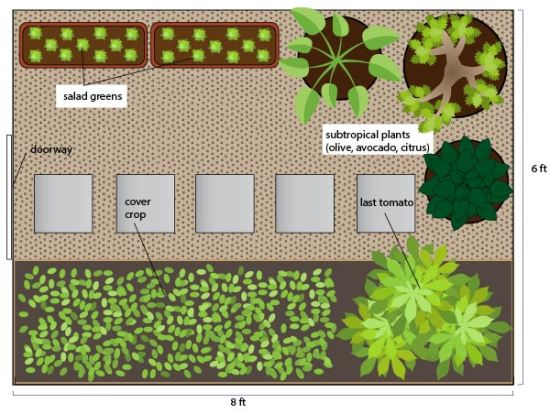
#> input picture floorplan.jpeg, 550 x 414 px
$ python livecapture.py
#> lines starting #> are read from the running program, lines starting #| are printed output that depends on the picture
from datetime import datetime

import pandas as pd
import matplotlib.pyplot as plt
import random


class LiveCapture():

  def __init__(self):
    self.data = []
    self.zone1 = 0
    self.zone2 = 0

  def liveReading(self):
    # get readings from sensors
    self.zone1 = random.randint(0,1000)
    self.zone2 =random.randint(0,100)
    self.saveCurrentData()
    self.saveZoneData()

  def getZone1temp(self):
    return self.zone1

  def getZone2temp(self):
    return self.zone2

  def saveCurrentData(self):
    #save current readings from the zones to current data
    # save zone1 data to zone1.csv
    myfile = open('data/current.csv', 'w')
    myfile.write('x' + "," + 'y' + "," + 'temp' + '\n')
    myfile.write(str(62) + "," + str(83) + "," + str(self.zone1) +'\n')
    myfile.write(str(20) + "," + str(20) + "," + str(self.zone2) + '\n')
    myfile.close()

  def saveZoneData(self):
    #save zone1 data to zone1.csv
    myfile = open('data/zone1.csv', 'a')
    # timestamp
    time = datetime.now()
    myfile.write(str(time.time()) + "," + str(self.zone1) + '\n')
    myfile.close()

    #save zone2 data to zone2.csv
    myfile = open('data/zone2.csv', 'a')
    # timestamp
    time = datetime.now()
    myfile.write(str(time.time()) + "," + str(self.zone2) + '\n')
    myfile.close()

  def heatmap(self):
      df = pd.read_csv("data/current.csv")
      df.plot(kind='scatter', x='x', y='y', c='temp', cmap='coolwarm', s='temp')
      img = plt.imread('floorplan.jpeg')
#> img is the input picture: shape (414, 550, 3); mean R, G, B 159.8, 160.8, 126.1
      plt.imshow(img, zorder=0, extent=[0, 100, 0, 100], aspect='auto')
      plt.savefig('static/images/heatmap.jpg')
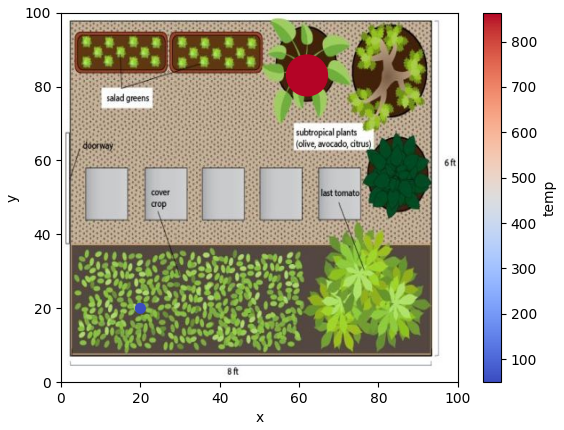
#> figure drawn by matplotlib, 2 panels
      plt.close()

  def filter(self, zone, start, end):
      # filter zone1 csv to then analyse the data
      if zone == 1:
        df = pd.read_csv("data/zone1.csv")
        filter = (df['start_date_local'] > start) & (df['start_date_local'] <= end)
        df_filter = df.loc[filter]

      return df_filter

  def tempchart(self):
      headers = ['Timestamp', 'Temp']
      df = pd.read_csv("data/zone1.csv", names=headers)
      x = df['Timestamp']
      y = df['Temp']
      plt.xlabel('Time')
      plt.ylabel('Temp')
      plt.title('Temp chart')
      # plo
      plt.plot(x, y)
      # beautify the x-labels
      plt.gcf().autofmt_xdate()
      # save the figure
      plt.savefig('static/images/temp.png', dpi=300, bbox_inches='tight')

if __name__ == '__main__':
    collect = LiveCapture()
    collect.liveReading()
    collect.heatmap()
